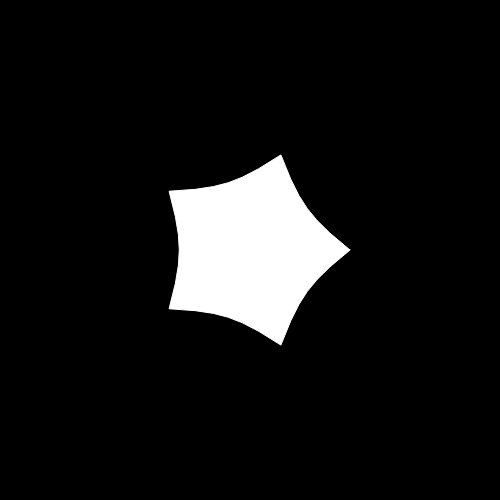
Frame 1 (no input)
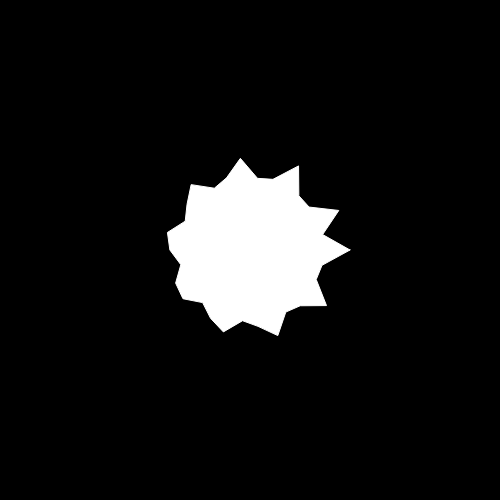
Frame 60 (no input)
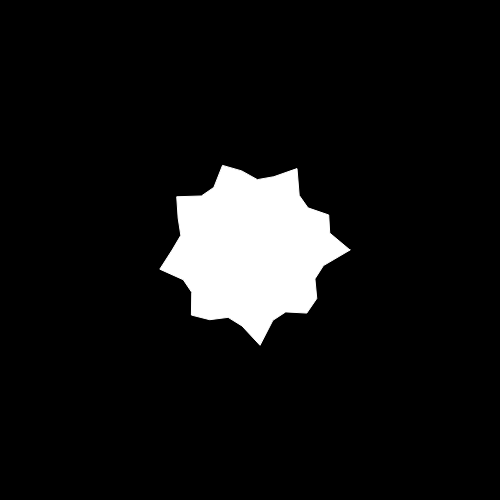
Frame 120 (the mouse pressed at the canvas centre since frame 60)

The p5.js sketch that drew these frames (run headless with seeded random() and noise() and a simulated clock; from frame 60 on, the mouse is pressed at the canvas centre):

// p5.js sketch
// ── sketch.js
var slider;
var n1 = 1;
var n2 = 1;
var n3 = 1;
var m = 1;
var a = 1;
var b = 1;

var osc = 0;
function setup() {
	frameRate(20);
	createCanvas(500,500);
	slider = createSlider(0, 10, 5, 1);
}


function supershape(theta) {
	var part1 = (1 / a) * cos(theta * m / 4);
	part1 = abs(part1);
	part1 = pow(part1,n2);

	var part2 = (1 / b) * sin(theta * m / 4);
	part2 = abs(part2);
	part2 = pow(part2,n3);

	var part3 = pow((part1+part2),1/n1);
	if(part3 === 0) {
		return 0;
	}
	return 1/part3;
}
function draw() {
	m = map(sin(osc), -1, 1, 0, 10);
  	osc += 0.02;
	background(0);
	stroke(255);
	translate(width/2,height/2);
	beginShape();

	var radius = 100;
	var total = 30;
	var increment = Math.PI*2 / total;

	for(var angle=0;angle<Math.PI*2;angle+=increment) {
		var r = supershape(angle);
		var x = radius * r * cos(angle);
		var y = radius * r * sin(angle);
		vertex(x,y);
	}
	endShape(CLOSE);
}
